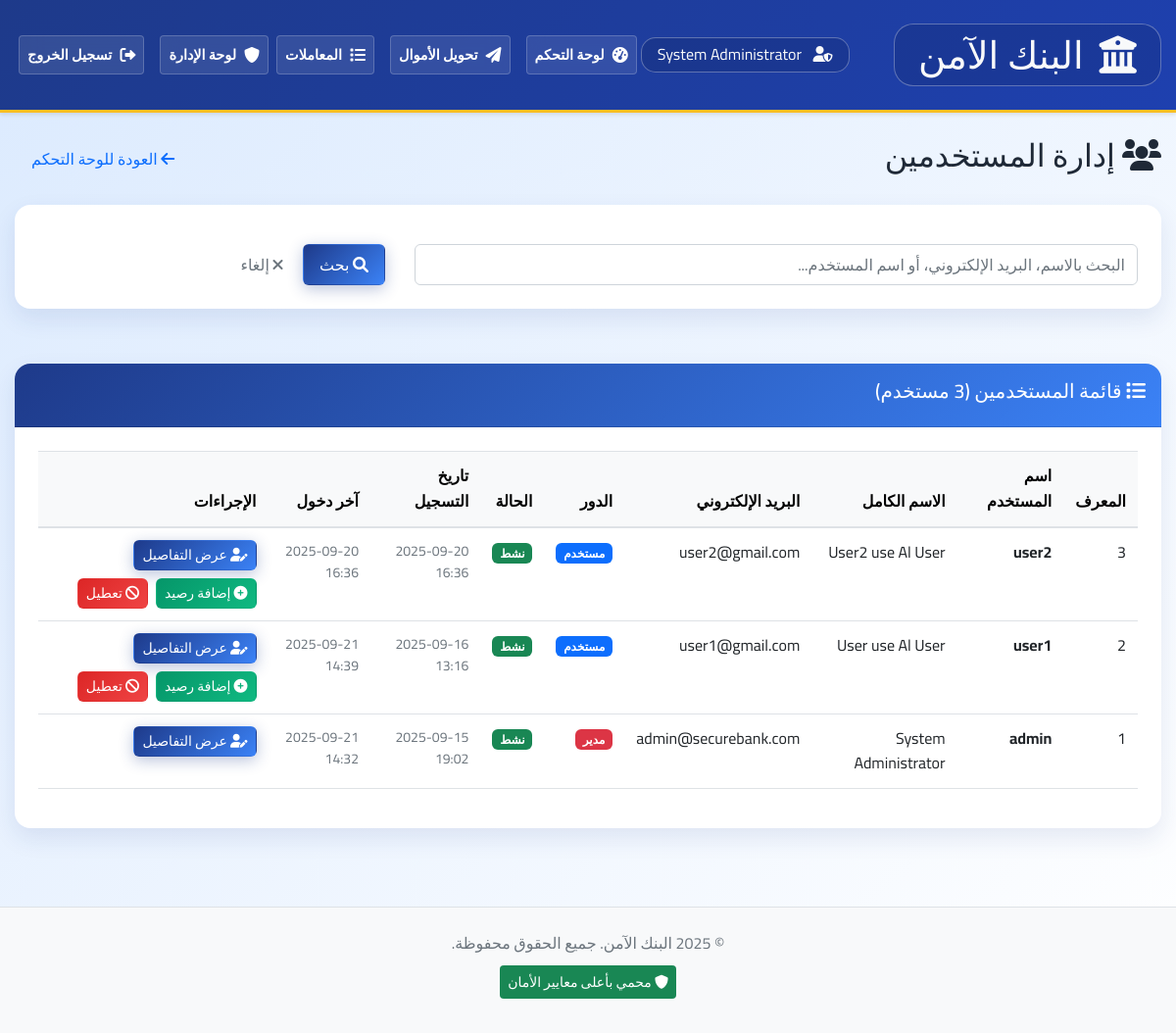
Page /admin/users (signed in) on the committed database.
### models/user.py (models this page shows, shortened)
class User(UserMixin, db.Model):
    __tablename__ = 'users'
    id = db.Column(db.Integer, primary_key=True)
    username = db.Column(db.String(80), unique=True, nullable=False, index=True)
    email = db.Column(db.String(120), unique=True, nullable=False, index=True)
    password_hash = db.Column(db.String(255), nullable=False)
    failed_login_attempts = db.Column(db.Integer, default=0)
    account_locked_until = db.Column(db.DateTime, nullable=True)
    last_login = db.Column(db.DateTime, nullable=True)
    created_at = db.Column(db.DateTime, default=datetime.utcnow)
    full_name = db.Column(db.String(100), nullable=False)
    phone = db.Column(db.String(20), nullable=True)
    is_active = db.Column(db.Boolean, default=True)
    role = db.Column(db.String(20), default='user')  # 'admin', 'user' الدور
    accounts = db.relationship('Account', backref='owner', lazy=True, cascade='all, delete-orphan')
    transactions = db.relationship('Transaction', backref='user', lazy=True)
    def is_account_locked(self):
        if self.account_locked_until:
            return datetime.utcnow() < self.account_locked_until
        return False
    def is_admin(self):
        return self.role == 'admin'

### routes/admin.py (the view)
@admin_bp.route('/users')
@login_required
@admin_required
def users():
    page = request.args.get('page', 1, type=int)
    search = request.args.get('search', '', type=str)
    query = User.query
    if search:
        query = query.filter(
            (User.username.contains(search)) |
            (User.email.contains(search)) |
            (User.full_name.contains(search))
        )
    users = query.order_by(desc(User.created_at)).paginate(
        page=page, per_page=20, error_out=False
    )
    return render_template('admin/users.html', users=users, search=search)

### templates/admin/users.html (shortened to what this page needs)
{% extends "base.html" %}
{% block content %}
<div class="row">
    <div class="col-12">
        <div class="d-flex justify-content-between align-items-center mb-4">
            <h2><i class="fas fa-users"></i> إدارة المستخدمين</h2>
            <a href="{{ url_for('admin.dashboard') }}" class="btn btn-outline-primary">
                <i class="fas fa-arrow-left"></i> العودة للوحة التحكم
            </a>
        </div>
    </div>
</div>
<div class="row mb-4">
    <div class="col-12">
        <div class="card">
            <div class="card-body">
                <form method="GET" class="row g-3">
                    <div class="col-md-8">
                        <input type="text" class="form-control" name="search"
                               placeholder="البحث بالاسم، البريد الإلكتروني، أو اسم المستخدم..."
                               value="{{ search }}">
                    </div>
                    <div class="col-md-4">
                        <button type="submit" class="btn btn-primary">
                            <i class="fas fa-search"></i> بحث
                        </button>
                        <a href="{{ url_for('admin.users') }}" class="btn btn-outline-secondary">
                            <i class="fas fa-times"></i> إلغاء
                        </a>
                    </div>
                </form>
            </div>
        </div>
    </div>
</div>
<div class="row">
    <div class="col-12">
        <div class="card">
            <div class="card-header d-flex justify-content-between align-items-center">
                <h5><i class="fas fa-list"></i> قائمة المستخدمين ({{ users.total }} مستخدم)</h5>
            </div>
            <div class="card-body">
                {% if users.items %}
                <div class="table-responsive">
                    <table class="table table-hover">
                        <thead class="table-light">
                            <tr>
                                <th>المعرف</th>
                                <th>اسم المستخدم</th>
                                <th>الاسم الكامل</th>
                                <th>البريد الإلكتروني</th>
                                <th>الدور</th>
                                <th>الحالة</th>
                                <th>تاريخ التسجيل</th>
                                <th>آخر دخول</th>
                                <th>الإجراءات</th>
                            </tr>
                        </thead>
                        <tbody>
                            {% for user in users.items %}
                            <tr class="{{ 'table-warning' if user.is_account_locked() else '' }}">
                                <td>{{ user.id }}</td>
                                <td>
                                    <strong>{{ user.username }}</strong>
                                </td>
                                <td>{{ user.full_name }}</td>
                                <td>{{ user.email }}</td>
                                <td>
                                    <span class="badge bg-{{ 'danger' if user.role == 'admin' else 'primary' }}">
                                        {{ 'مدير' if user.role == 'admin' else 'مستخدم' }}
                                    </span>
                                </td>
                                <td>
                                    <span class="badge bg-{{ 'success' if user.is_active else 'secondary' }}">
                                        {{ 'نشط' if user.is_active else 'غير نشط' }}
                                    </span>
                                </td>
                                <td class="text-muted small">
                                    {{ user.created_at.strftime('%Y-%m-%d %H:%M') }}
                                </td>
                                <td class="text-muted small">
                                    {{ user.last_login.strftime('%Y-%m-%d %H:%M') if user.last_login else 'لم يدخل بعد' }}
                                </td>
                                <td>
                                    <div class="d-flex flex-wrap gap-2">
                                        <a href="{{ url_for('admin.user_details', user_id=user.id) }}"
                                           class="btn btn-sm btn-primary" title="عرض تفاصيل المستخدم">
                                            <i class="fas fa-user-edit"></i> عرض التفاصيل
                                        </a>
                                        {% if user.role != 'admin' %}
                                        <a href="{{ url_for('admin.user_details', user_id=user.id) }}#accounts"
                                           class="btn btn-sm btn-success"
                                           title="إضافة رصيد"
                                           onclick="handleAddBalance(event, '{{ user.id }}'); return false;">
                                            <i class="fas fa-plus-circle"></i> إضافة رصيد
                                        </a>
                                        <button type="button"
                                                class="btn btn-sm {% if user.is_active %}btn-danger{% else %}btn-success{% endif %}"
                                                onclick="toggleUserStatus('{{ user.id }}', '{{ user.username }}')"
                                                title="{% if user.is_active %}تعطيل{% else %}تفعيل{% endif %}">
                                            <i class="fas {% if user.is_active %}fa-ban{% else %}fa-check{% endif %}"></i>
                                            {% if user.is_active %}تعطيل{% else %}تفعيل{% endif %}
                                        </button>
                                        {% endif %}
                                    </div>
                                </td>
                            </tr>
                            {% endfor %}
                        </tbody>
                    </table>
                </div>
                {% else %}
                <div class="text-center py-4">
                    <i class="fas fa-users fa-3x text-muted mb-3"></i>
                    <h5>لا توجد مستخدمين</h5>
                    <p class="text-muted">لم يتم العثور على مستخدمين مطابقين لمعايير البحث</p>
                </div>
                {% endif %}
            </div>
        </div>
    </div>
</div>
{% endblock %}

### templates/base.html (shortened to what this page needs)
<!DOCTYPE html>
<html lang="ar" dir="rtl">
<head>
    <link href="{{ url_for('static', filename='css/style.css') }}" rel="stylesheet">
    <link href="https://cdnjs.cloudflare.com/ajax/libs/font-awesome/6.0.0/css/all.min.css" rel="stylesheet">
</head>
<body>
    <nav class="navbar navbar-expand-lg navbar-dark bg-primary">
        <div class="container">
            <div class="d-flex w-100 justify-content-between align-items-center">
                <div class="d-flex align-items-center">
                    <div class="px-4 py-2" style="border: 1px solid rgba(255,255,255,0.3); background-color: rgba(0,0,0,0.1); border-radius: 20px; margin: 0.5rem 0;">
                        <span class="text-light d-flex align-items-center" style="font-size: 2.4rem; font-weight: 500; line-height: 1.2;">
                            <i class="fas fa-university me-3"></i>
                            البنك الآمن
                        </span>
                    </div>
                </div>
                {% if current_user.is_authenticated %}
                <div class="d-flex align-items-center">
                    <div class="user-display px-3 py-1" style="border: 1px solid rgba(255,255,255,0.3); background-color: rgba(0,0,0,0.1); border-radius: 15px;">
                        <span class="text-light">
                            <i class="fas {% if current_user.is_admin() %}fa-user-shield{% else %}fa-user{% endif %} me-2"></i>
                            {{ current_user.full_name }}
                        </span>
                    </div>
                </div>
                {% else %}
                <div></div>
                {% endif %}
            </div>
            <div class="collapse navbar-collapse" id="navbarNav">
                <ul class="navbar-nav me-auto">
                    {% if current_user.is_authenticated %}
                        <li class="nav-item">
                            <a class="nav-link" href="{{ url_for('dashboard.index') }}">
                                <i class="fas fa-tachometer-alt"></i> لوحة التحكم
                            </a>
                        </li>
                        <li class="nav-item">
                            <a class="nav-link" href="{{ url_for('dashboard.transfer') }}">
                                <i class="fas fa-paper-plane"></i> تحويل الأموال
                            </a>
                        </li>
                        <li class="nav-item">
                            <a class="nav-link" href="{{ url_for('dashboard.transactions') }}">
                                <i class="fas fa-list"></i> المعاملات
                            </a>
                        </li>
                    {% endif %}
                </ul>
                <ul class="navbar-nav">
                    {% if current_user.is_authenticated %}
                        {% if current_user.is_admin() %}
                        <li class="nav-item">
                            <a class="nav-link" href="{{ url_for('admin.dashboard') }}">
                                <i class="fas fa-shield-alt"></i> لوحة الإدارة
                            </a>
                        </li>
                        {% endif %}
                        <li class="nav-item">
                            <a class="nav-link" href="{{ url_for('auth.logout') }}">
                                <i class="fas fa-sign-out-alt"></i> تسجيل الخروج
                            </a>
                        </li>
                    </ul>
                    {% endif %}
            </div>
        </div>
    </nav>
    <main class="container mt-4">
        {% block content %}{% endblock %}
    </main>
    <footer class="bg-light text-center text-muted py-4 mt-5">
        <div class="container">
            <p>&copy; 2025 البنك الآمن. جميع الحقوق محفوظة.</p>
            <p class="small">
                <span class="security-badge">
                    <i class="fas fa-shield-alt"></i> محمي بأعلى معايير الأمان
                </span>
            </p>
        </div>
    </footer>
</body>
</html>

### rows in the picture
User: full_name "System Administrator", id "1", username "admin", email "admin@securebank.com", role "مدير", is_active "نشط", created_at "2025-09-15 19:02", last_login "2025-09-21 14:32"
User: id "3", username "user2", full_name "User2 use Al User", email "user2@gmail.com", role "مستخدم", is_active "نشط", created_at "2025-09-20 16:36", last_login "2025-09-20 16:36", shows "تعطيل"
User: id "2", username "user1", full_name "User use Al User", email "user1@gmail.com", role "مستخدم", is_active "نشط", created_at "2025-09-16 13:16", last_login "2025-09-21 14:39", shows "تعطيل"
